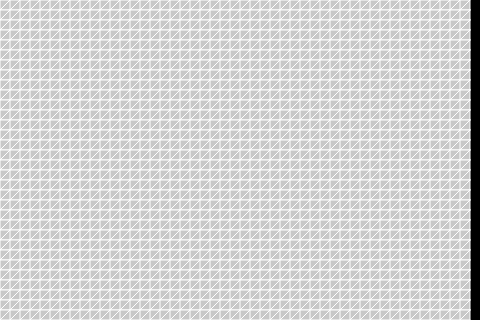
Frame 1 (no input)
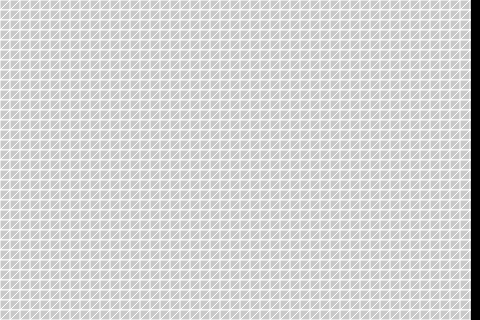
Frame 2 (the mouse pressed at the canvas centre, redrawn once)

The p5.js sketch that drew these frames (run headless with seeded random() and noise() and a simulated clock; the mouse was pressed at the canvas centre and the sketch redrawn once):

// p5.js sketch
// ── sketch.js
console.log("Hello p5.js!!");

const DEG_TO_RAD  = Math.PI / 180;

let size = 10;
let rows;
let cols;

// 初期化
function setup(){
	console.log("setup");
	createCanvas(480, 320);
	noLoop();
	background(0);

	fill(200, 200, 200);
	stroke(255, 255, 255);
	strokeWeight(1.0);

	rows = height / size;
	cols = width / size;
}

// 連続処理
function draw(){
	console.log("draw");
	
	for(let r=0; r<rows; r++){
		beginShape(TRIANGLE_STRIP);
		for(let c=0; c<cols; c++){
			vertex(c*size, r*size);
			vertex(c*size, (r+1)*size);
		}
		endShape();
	}
}
